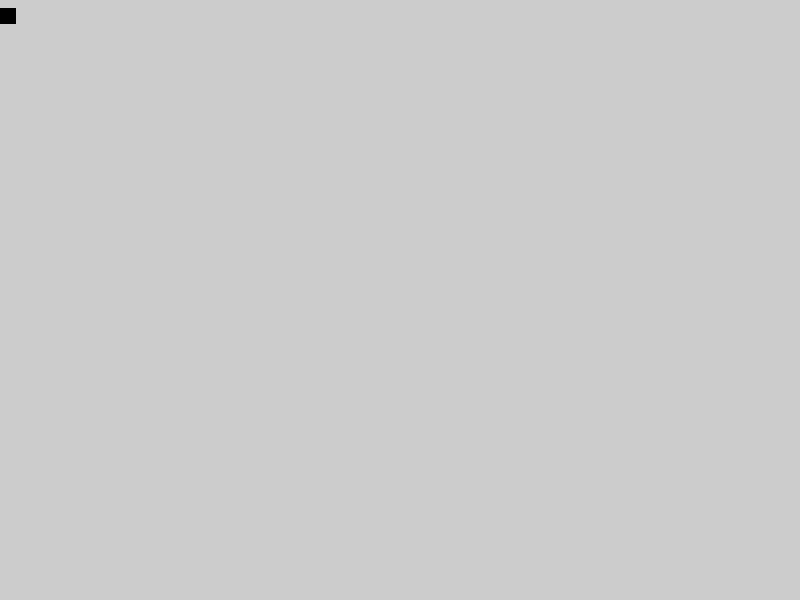
Frame 1 (no input)
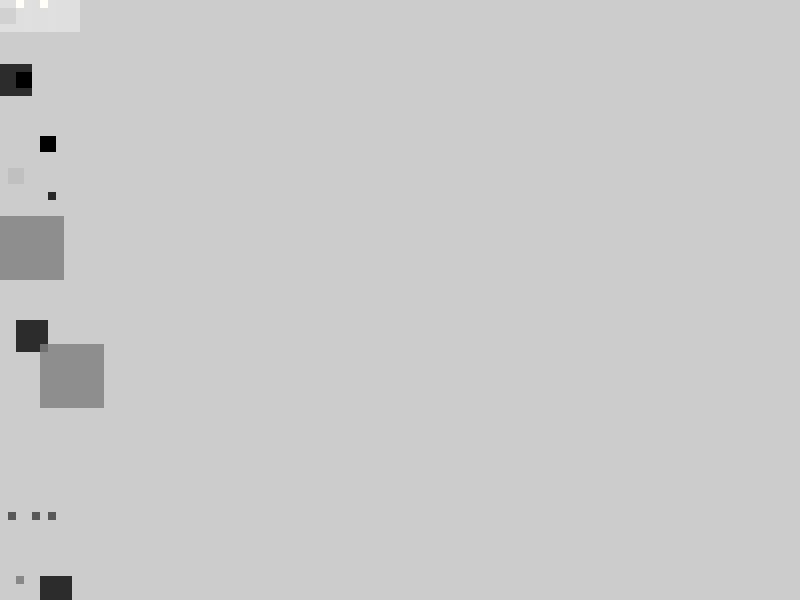
Frame 60 (the mouse pressed at the canvas centre just before this capture)
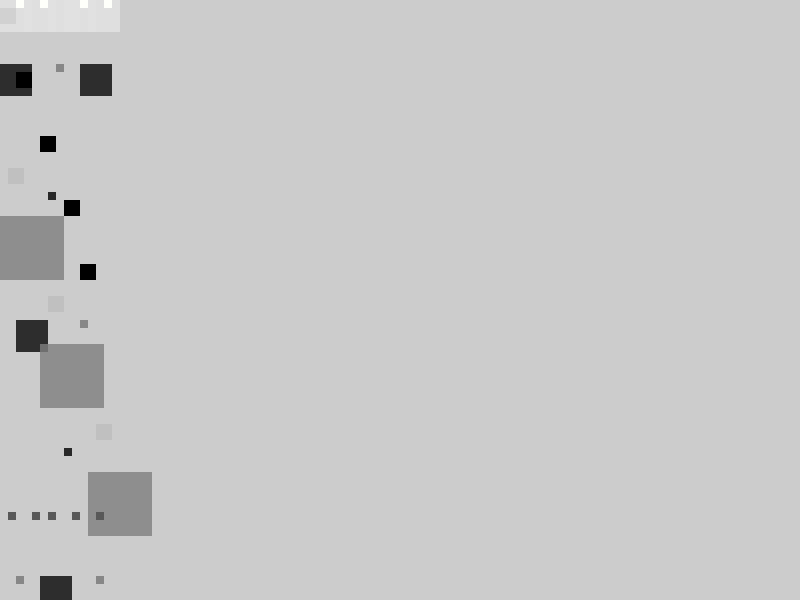
Frame 120 (the mouse held since frame 60 and released just before this capture)

The Processing sketch that drew these frames (run headless with seeded random() and noise(); from frame 60 on, the mouse is pressed at the canvas centre):

// Processing sketch: abstractSketchExample
// ── abstractSketchExample.pde
AbstractSketch as;

void setup() {
    size(800,600);
    as = new MyClass(this);
    
}
void draw() {
  as.draw(g);
}//#p5


// ── AbstractSketch.pde
abstract static class AbstractSketch
{
   AbstractSketch(PApplet sketch){
       this.setup(sketch.width, sketch.height, sketch.g);
   }
   
  abstract void setup(int givenWidth, int givenHeight, PGraphics pg);   
  abstract void draw(PGraphics pg);
   
}

// ── myClass.pde
static class MyClass extends AbstractSketch
{
int i, s=1024, r;

 MyClass(PApplet sketch){
    super(sketch);
 }

  void setup(int w, int h, PGraphics pg) {
      pg.noStroke();
  }
  
  void draw(PGraphics pg) {
    r=8<<++i%6;
    pg.fill(-(r<<(i/s))+(i%24)*r, 270-r);
    pg.rect(i/9*8%s, 8*i*i*i%s, r, r);
  }//#p5
}
